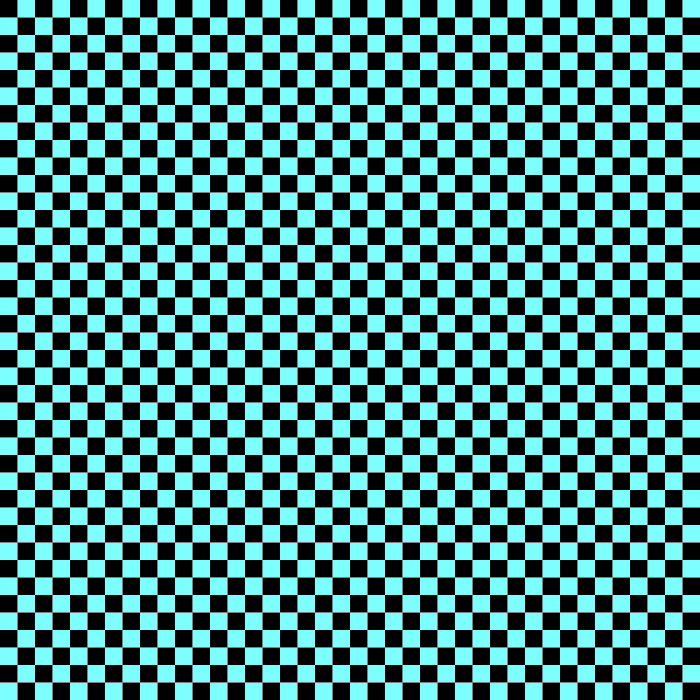
%> input picture checker.jpg, 700 x 700 px
$ octave MakeTextureStim.m   (GNU Octave 9; MATLAB toolbox functions it lacks are replaced by stand-ins)
%> lines starting %> are read from the running program, lines starting %| are printed output that depends on the picture; in (x1, y1, x2, y2) boxes, pixels count from 0 and x2, y2 are one past the last pixel; in counts of white or black regions, pixels touching at a corner belong together; the program's own positions count from 1
%%
%Makes frames textured
%%
clear all;
tex = im2double(imread('checker.jpg'));

    imFiles = dir('Frames\*.jpg');
    for kk = 1:length(imFiles)
        % Read in original image
        IM = imread(['Frames\', imFiles(kk).name]);
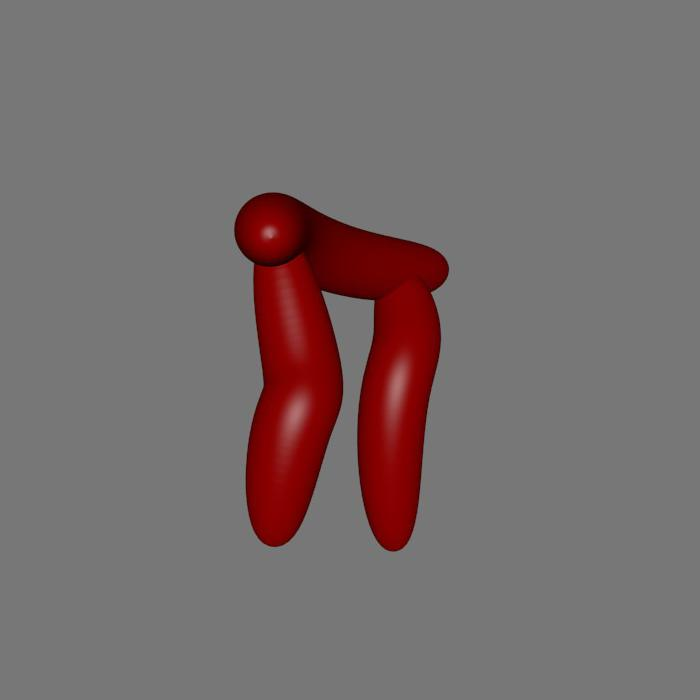
%> input picture Frames/Figure_23_Balloon_5.jpg, 700 x 700 px
%> IM is the input picture: size 700x700x3 uint8; mean R, G, B 118.8, 107.9, 107.9
        %convert to matrix
        IM = im2double(IM);
%> IM: size 700x700x3 double

        %make object in image a binary mask
        BW = imbinarize(rgb2gray(IM));
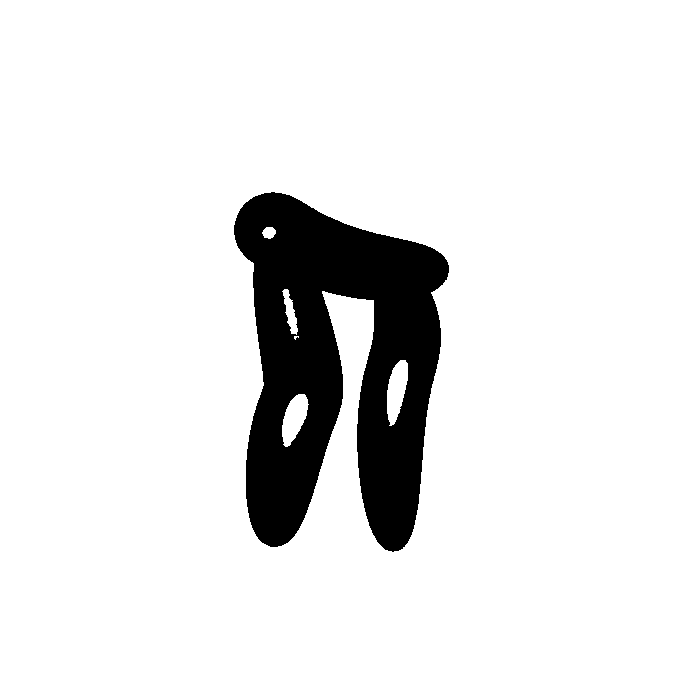
%> BW: size 700x700 logical; 90.5% white; 1 black region, box (x1, y1, x2, y2) and area: (234, 192, 449, 552) 46563
        BW = imcomplement(BW); %invert it
        BW2 = imfill(BW,'holes'); %Fill in the holes
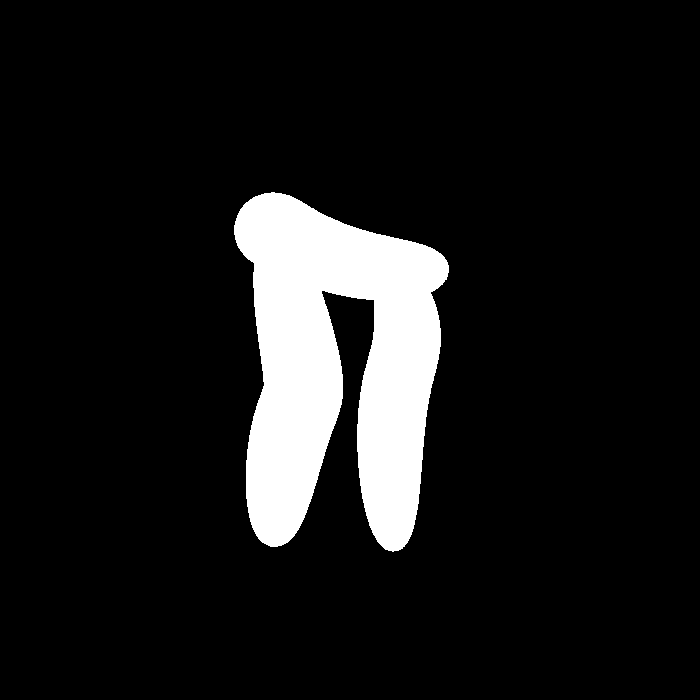
%> BW2: size 700x700 logical; 10% white; 1 white region, box (x1, y1, x2, y2) and area: (234, 192, 449, 552) 48845
        BW3 = imcomplement(BW2); %invert it back

        tex2 = tex .* BW2; %mask the texture image
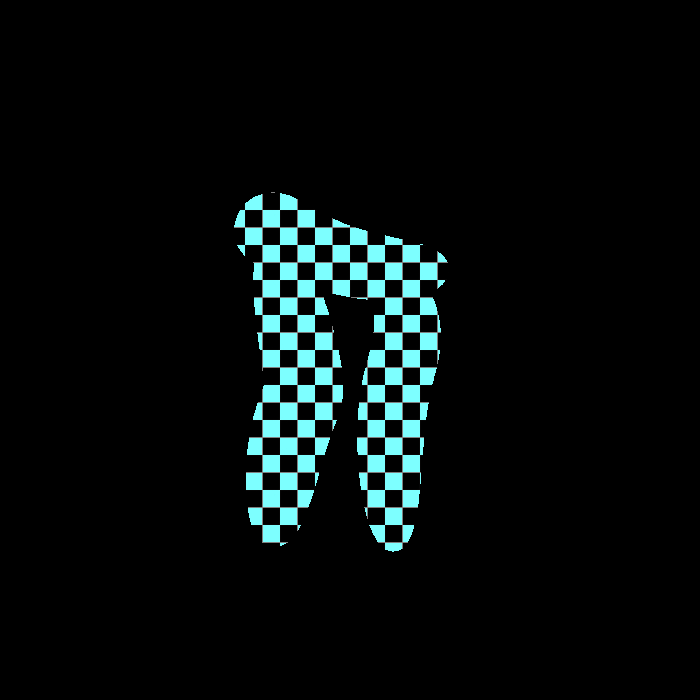
%> tex2: size 700x700x3 double; mean R, G, B 0.026, 0.0498, 0.0498

        IM2 = IM .* BW3; % Mask original image
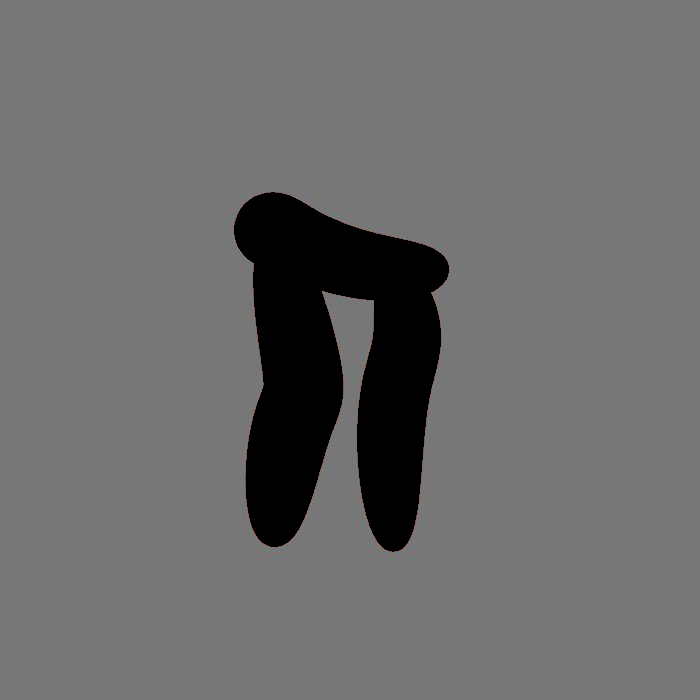
%> IM2: size 700x700x3 double; mean R, G, B 0.42, 0.42, 0.42
        IM3 = IM2 + tex2; %Add texture to the original image by adding it
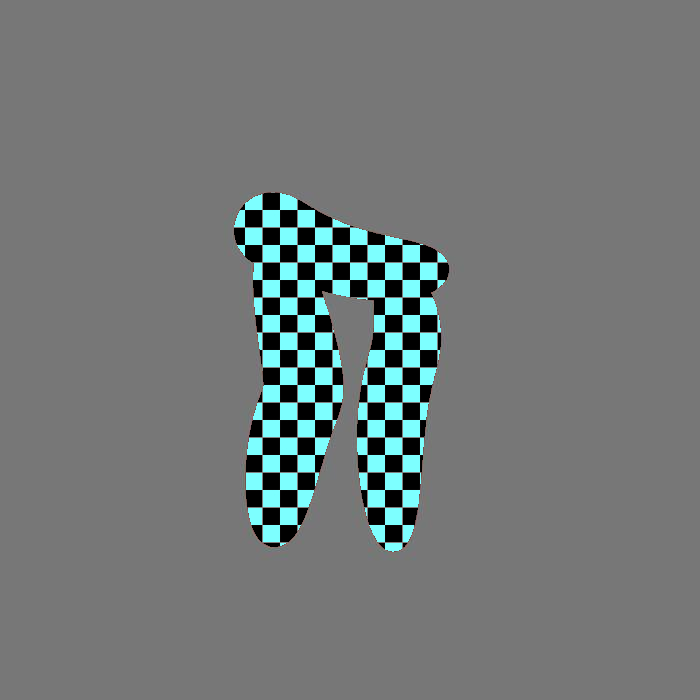
%> IM3: size 700x700x3 double; mean R, G, B 0.446, 0.47, 0.47


        imwrite(IM3, ['Frames\', imFiles(kk).name(1:end-4), '_tex.jpg']);
    end
%> pass 2 of the loop `for kk = 1:length(imFiles)`:
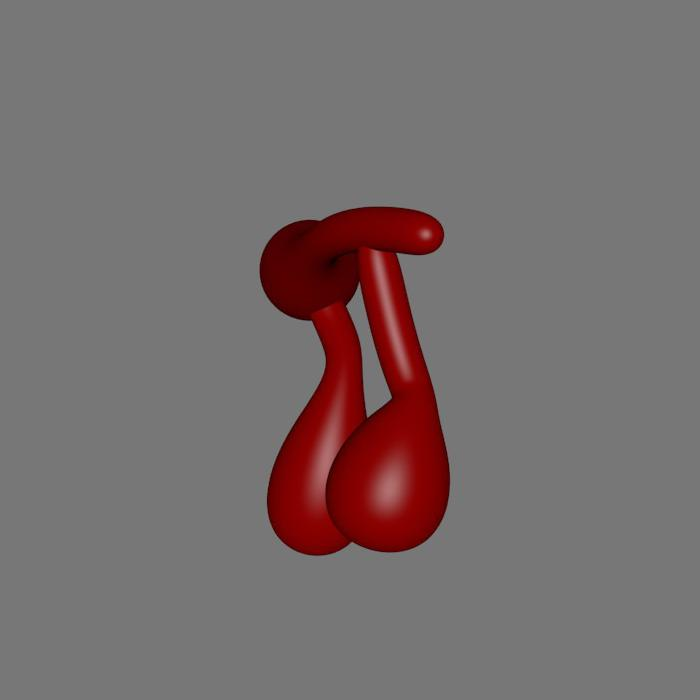
%> input picture Frames/Figure_23_Bulge_101.jpg, 700 x 700 px
%> IM is the input picture: size 700x700x3 uint8; mean R, G, B 118.8, 108.8, 108.8
%> IM: size 700x700x3 double
%> `BW = imbinarize(rgb2gray(IM));`:
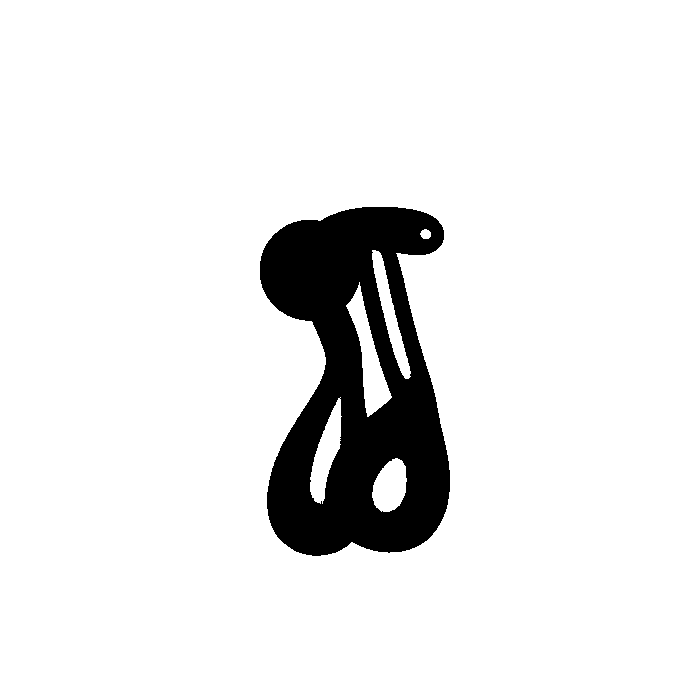
%> BW: size 700x700 logical; 91.4% white; 1 black region, box (x1, y1, x2, y2) and area: (260, 207, 450, 556) 42087
%> BW2: size 700x700 logical; 10% white; 1 white region, box (x1, y1, x2, y2) and area: (260, 207, 450, 556) 48761
%> `IM3 = IM2 + tex2;`:
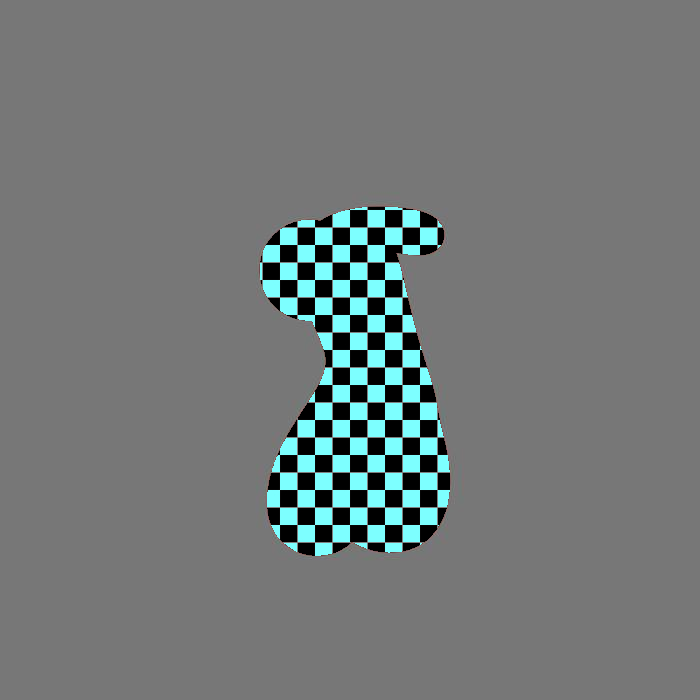
%> IM3: size 700x700x3 double; mean R, G, B 0.446, 0.47, 0.47; mean of the top-left, top-right, bottom-left and bottom-right quarters 0.464, 0.463, 0.462, 0.46
%> pass 3 of the loop `for kk = 1:length(imFiles)`:
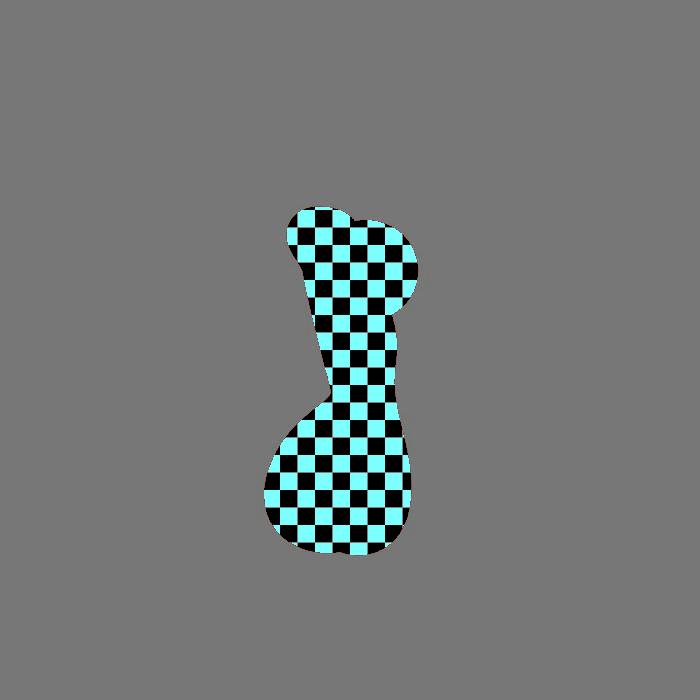
%> input picture Frames/Figure_23_Bulge_254_tex.jpg, 700 x 700 px
%> IM is the input picture: size 700x700x3 uint8; mean R, G, B 115.4, 119.7, 119.7
%> IM: size 700x700x3 double
%> `BW = imbinarize(rgb2gray(IM));`:
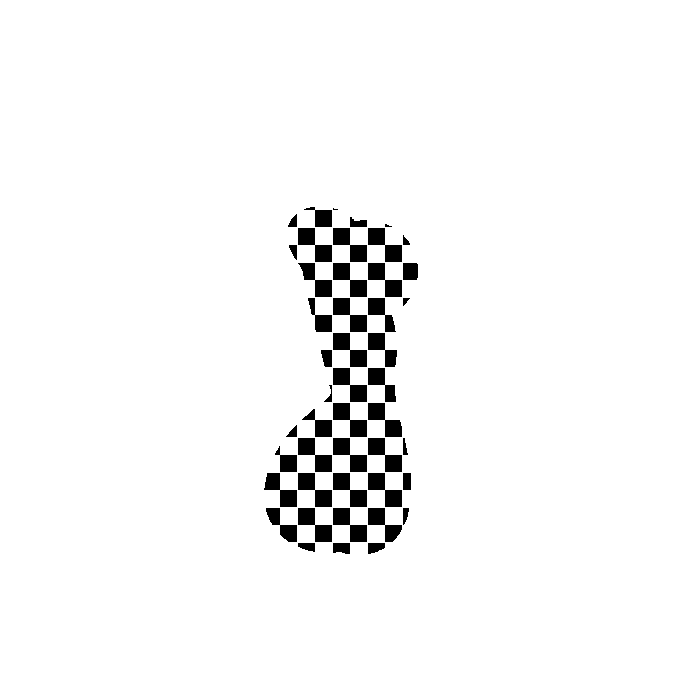
%> BW: size 700x700 logical; 96.6% white; 46 black regions (2 under 20 px), largest, box (x1, y1, x2, y2) and area: (298, 228, 332, 262) 578, (333, 228, 367, 262) 578, (368, 228, 402, 262) 578
%> `tex2 = tex .* BW2;`:
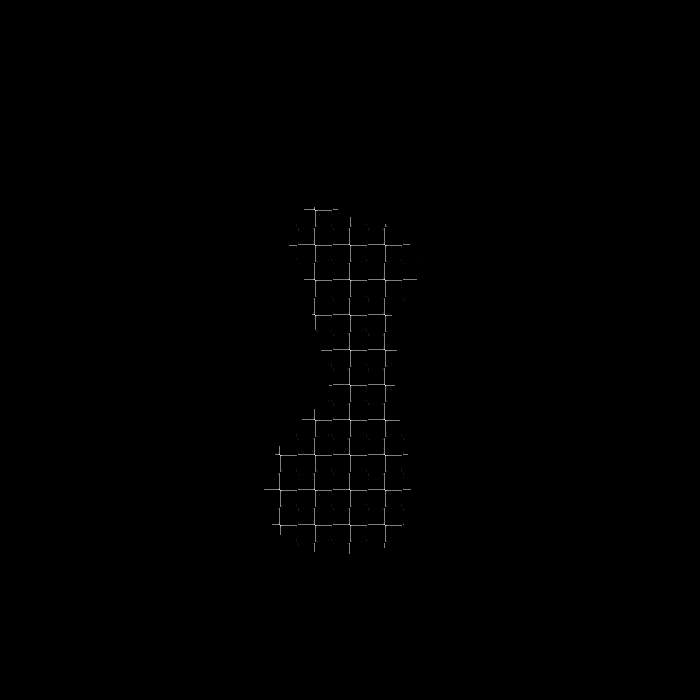
%> tex2: size 700x700x3 double; mean R, G, B 0.0001, 9.88e-05, 9.99e-05; drawn with min black and max white


    %
